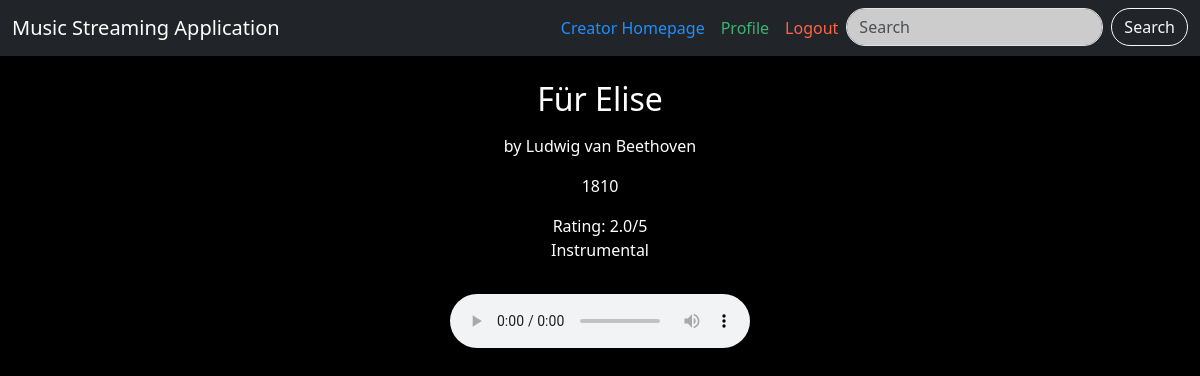
The app's page /song/13 (signed in) with its own data.
### app.py (models this page shows, shortened)
class Song(db.Model):
    __tablename__ = "songs"
    id = db.Column(db.Integer, primary_key=True)
    filename = db.Column(db.String(255))
    title = db.Column(db.String(255), nullable=False)
    singer = db.Column(db.String(255))
    artist = db.Column(db.String(255), nullable=False)
    lyrics = db.Column(db.Text)
    album = db.Column(db.String(255))
    release_date = db.Column(db.Date)
    user_id = db.Column(db.Integer, db.ForeignKey('users.id'))
    genre = db.Column(db.String(255), nullable=False)
    created_at = db.Column(db.DateTime, default=datetime.utcnow)
    rating = db.Column(db.Float, default=0.0)
    user_rating = db.relationship('Rating', backref='song', lazy=True, cascade='all, delete-orphan')
    playlists_association = db.relationship(
        "Playlist",
        secondary="playlist_song_association",
        back_populates="associated_songs"
    )
    albums_association = db.relationship(
        "Album",
        secondary="album_song_association",
        back_populates="songs"
    )

### app.py (the view)
@app.route('/song/<int:song_id>')
def song_details(song_id):
    song = Song.query.get(song_id)
    if song:
        ratings = Rating.query.filter_by(song_id=song.id).all()
        total_ratings = len(ratings)
        average_rating = 0 if total_ratings == 0 else sum(rating.rating for rating in ratings) / total_ratings
        return render_template('song_details.html', song=song, ratings=ratings, average_rating=average_rating)
    else:
        abort(404)

### app.py (called while the page is built)
@login_manager.user_loader
def load_user(user_id):
    return User.query.get(int(user_id))

    @property
    def is_authenticated(self):
        return True

### templates/song_details.html (shortened to what this page needs)
{% extends "base.html" %}
{% block content %}
<div class="container my-4">
    <main>
        <div class="song-details text-center">
            <h2 class="text-white mb-3">{{ song.title }}</h2>
            <p class="text-white">by {{ song.singer }}</p>
            <p class="text-white">{{ song.release_date.year }}</p>
            <div class="rating text-white">
                <span>Rating:</span>
                {{ average_rating }}/5
            </div>
            <p class="lyrics text-white">{{ song.lyrics }}</p>
            <audio controls class="mt-3">
                <source src="{{ url_for('static', filename='songs/' + song.filename) }}" type="audio/mpeg">
            </audio>
        </div>
    </main>
</div>
{% endblock %}

### templates/base.html (style rules this page uses)
body { background-color: #000000; background-size: cover; background-position: center; height: 100vh; overflow: hidden; }
.container { position: relative; min-height: 100vh; }

### records on screen
Song: title "Für Elise", singer "Ludwig van Beethoven", release_date.year "1810", lyrics "Instrumental"

### other values on screen
{{ average_rating }} "2.0"
